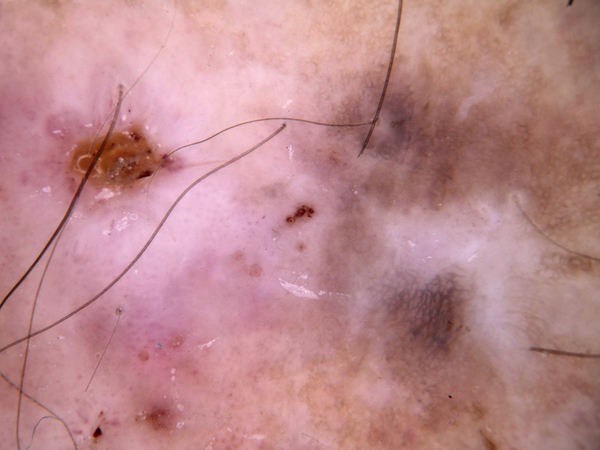
#> input picture tests/sample.jpg, 600 x 450 px
$ python -i skin_preprocess.py   (imports and definitions only)
#> lines starting #> are read from the running program, lines starting #| are printed output that depends on the picture; after the words box and inside, x2 and y2 are one past the last pixel; in counts of white or black regions, pixels touching at a corner belong together


import cv2
import numpy as np
import albumentations as A

from albumentations.pytorch import ToTensorV2


# Same configuration as the training notebook
IMG_SIZE = 224

MEAN = [0.756, 0.555, 0.582]
STD = [0.103, 0.079, 0.090]


def remove_hair(image):
    gray = cv2.cvtColor(image, cv2.COLOR_RGB2GRAY)

    kernel = cv2.getStructuringElement(
        cv2.MORPH_RECT, (17, 17)
    )

    blackhat = cv2.morphologyEx(
        gray, cv2.MORPH_BLACKHAT, kernel
    )

    _, mask = cv2.threshold(
        blackhat, 10, 255, cv2.THRESH_BINARY
    )
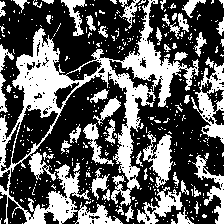
#> mask: shape (224, 224); 36.8% white; 433 white regions (382 under 20 px), largest, box (x1, y1, x2, y2) and area: (0, 0, 199, 224) 10118, (191, 63, 224, 144) 1053, (143, 131, 173, 188) 814

    result = cv2.inpaint(
        image, mask, 1, cv2.INPAINT_TELEA
    )
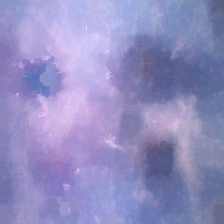
#> result: shape (224, 224, 3); mean of channels 0, 1, 2 193.2, 142.4, 146.2; drawn as B, G, R

    return result


def apply_clahe(image):
    lab = cv2.cvtColor(image, cv2.COLOR_RGB2LAB)
#> lab: shape (224, 224, 3); mean of channels 0, 1, 2 163.3, 147.9, 133.7

    l_channel, a_channel, b_channel = cv2.split(lab)
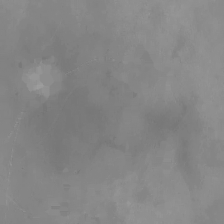
#> b_channel: shape (224, 224); min 116, max 157, mean 133.7

    clahe = cv2.createCLAHE(
        clipLimit=2.0,
        tileGridSize=(8, 8)
    )

    l_channel = clahe.apply(l_channel)
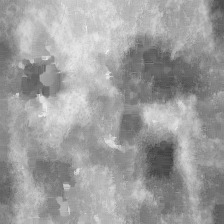
#> l_channel: shape (224, 224); min 59, max 240, mean 157.7

    merged = cv2.merge(
        (l_channel, a_channel, b_channel)
    )
#> merged: shape (224, 224, 3); mean of channels 0, 1, 2 157.7, 147.9, 133.7

    return cv2.cvtColor(
        merged, cv2.COLOR_LAB2RGB
    )


def segment_lesion(image):
    gray = cv2.cvtColor(
        image, cv2.COLOR_RGB2GRAY
    )

    blurred = cv2.GaussianBlur(
        gray, (5, 5), 0
    )

    _, mask = cv2.threshold(
        blurred,
        0,
        255,
        cv2.THRESH_BINARY_INV + cv2.THRESH_OTSU
    )
#> mask: shape (224, 224); 48.3% white; 5 white regions, box (x1, y1, x2, y2) and area: (64, 0, 224, 224) 16775, (0, 0, 64, 224) 4752, (28, 137, 77, 224) 2484, (97, 96, 109, 113) 128, (20, 127, 32, 137) 81

    kernel = np.ones((5, 5), np.uint8)

    mask = cv2.morphologyEx(
        mask, cv2.MORPH_CLOSE, kernel
    )
#> mask: shape (224, 224); 48.8% white; 4 white regions, box (x1, y1, x2, y2) and area: (64, 0, 224, 224) 16880, (0, 0, 64, 224) 4854, (20, 127, 77, 224) 2603, (97, 96, 109, 113) 128

    mask = cv2.morphologyEx(
        mask, cv2.MORPH_OPEN, kernel
    )
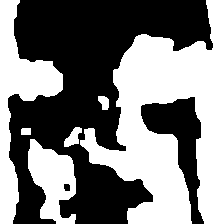
#> mask: shape (224, 224); 48.5% white; 6 white regions, box (x1, y1, x2, y2) and area: (80, 0, 224, 224) 16633, (0, 0, 63, 224) 4833, (28, 139, 76, 224) 2474, (64, 127, 82, 147) 202, (98, 96, 109, 110) 115, (21, 128, 31, 135) 69

    return cv2.bitwise_and(
        image, image, mask=mask
    )
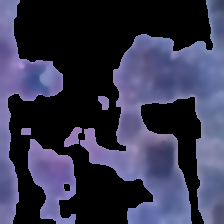
#> returned value: shape (224, 224, 3); mean of channels 0, 1, 2 77.1, 53.1, 53.3; drawn as B, G, R


def edge_enhancement(image):
    blurred = cv2.GaussianBlur(
        image, (0, 0), 3
    )
#> blurred: shape (224, 224, 3)

    enhanced = cv2.addWeighted(
        image, 1.5, blurred, -0.5, 0
    )
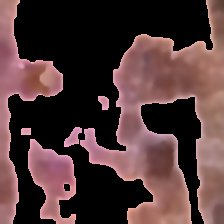
#> enhanced: shape (224, 224, 3); mean R, G, B 80.4, 55.4, 55.7

    return enhanced


def advanced_preprocess(image):
    image = cv2.resize(
        image, (IMG_SIZE, IMG_SIZE)
    )

    image = remove_hair(image)
    image = apply_clahe(image)

    image = cv2.GaussianBlur(
        image, (3, 3), 0
    )

    image = cv2.medianBlur(image, 3)

    image = cv2.bilateralFilter(
        image, 9, 75, 75
    )

    image = segment_lesion(image)
    image = edge_enhancement(image)

    return np.clip(
        image, 0, 255
    ).astype(np.uint8)


# Validation/test transformation from training notebook
# [5 lines that did not run here, left out]


def preprocess_for_model(image):
    """
    Input: RGB image as a NumPy array.
    Output: Normalized PyTorch tensor.
    """

    image = advanced_preprocess(image)

    transformed = val_transform(image=image)

    return transformed["image"].unsqueeze(0)

>>> import cv2
>>> picture = cv2.cvtColor(cv2.imread('../../tests/sample.jpg'), cv2.COLOR_BGR2RGB)
>>> result = advanced_preprocess(picture)
